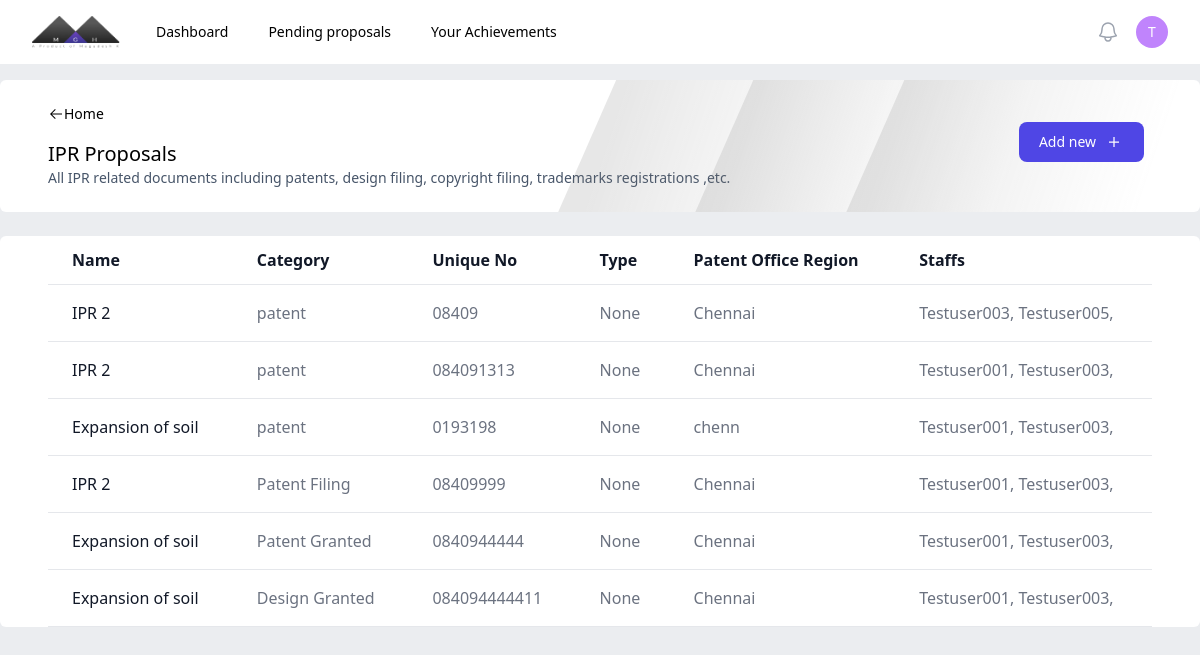
Screenshot of /ipr/ (signed in) with the database file from the repository.
### authentication/models.py (models this page shows)
class staff(AbstractUser):
    dept = models.ForeignKey(department, on_delete=models.CASCADE, null=True, blank=True)
    designation = models.CharField(max_length=20)
    phone = models.CharField(max_length=20)
    def __str__(self):
        return self.username

### central/models.py (models this page shows, shortened)
class ipr(models.Model):
    types = [
        ('Patent Filing','Patent Filing'),
        ('Patent Granted','Patent Granted'),
        ('Design Filing','Design Filing'),
        ('Design Granted','Design Granted'),
        ('Copyright Filing', 'Copyright Filing'),
        ('Copyright Registered','Copyright Registered')
]
    category = models.CharField(max_length=50, choices=types)
    title = models.CharField(max_length=100)
    uniqueno = models.CharField(max_length=50, unique=True) #Change CharField to somethingelse if required
    patentoffice = models.CharField(max_length=50)
    date = models.DateField(blank=True, null=True)
    department = models.ForeignKey(department, on_delete=models.SET_NULL, null=True)
    staffs = models.ManyToManyField(staff)
    status = models.CharField(max_length=50, null=True, blank=True,choices=[('filing', 'filing'),('granted', 'granted')])
    hodapproval = models.BooleanField(verbose_name="HoD Approval Status", default=False, null=True)
    controller = models.BooleanField(verbose_name="Controller Approval Status", default=False, null=True)
    class Meta:
        verbose_name_plural = "IPR"
        verbose_name = "IPR"

### central/views.py (the view)
# urls.py: path('ipr/', ctv.ipr),
@login_required
def ipr(request):
    obj = _ipr.objects.filter(staffs = request.user, controller=True)
    return render(request, 'central/ipr.html', {'objects':obj})

### authentication/models.py (called while the page is built)
    def __str__(self):
        return self.name

### central/templates/central/ipr.html (shortened to what this page needs)
{% extends 'central/publication.html' %}
{% block header %}
    <p class="text-xl font-medium mt-4">IPR Proposals</p>
    <p class="text-sm text-slate-600">All IPR related documents including patents, design filing, copyright filing, trademarks registrations ,etc. </p>
{% endblock %}
{% block addurl %}
     /iprapplication
{% endblock %}
{% block content %}
<table class=" text-left min-h-full text-gray-500 bg-white dark:text-gray-400 rounded-md overflow-x-auto w-full">
    <thead class="border-b text-gray-900 dark:text-gray-400">
        <tr>
            <th scope="col" class="px-6 py-3">
                Name
            </th>
            <th scope="col" class="px-6 py-3">
                Category
            </th>
            <th scope="col" class="px-6 py-3">
                Unique No
            </th>
            <th scope="col" class="px-6 py-3">
                Type
            </th>
            <th scope="col" class="px-6 py-3">
                Patent Office Region
            </th>
            <th scope="col" class="px-6 py-3">
                Staffs
            </th>
        </tr>
    </thead>
    <tbody>
        {% for object in objects %}
        <tr class="border-b">
            <td scope="row" class="hover:underline px-6 py-4 font-medium text-gray-900 whitespace-nowrap">
                <a href="">
                {{object.title}}
                </a>
            </td>
            <td scope="row" class="px-6 py-4">
                <a href="">
                {{object.category}}
                </a>
            </td>
            <td class="px-6 py-4">
                {{object.uniqueno}}
            </td>
            <td class="px-6 py-4">
                {{object.status}}
            </td>
            <td class="px-6 py-4">
                {{object.patentoffice}}
            </td>
            <td class="px-6 py-4">
                {% for staff in object.staffs.all %}
                    {{staff}},
                {% endfor %}
            </td>
        </tr>
        {% endfor %}
    </tbody>
    </table>
{% endblock %}

### central/templates/central/nav.html (shortened to what this page needs)
{% load static %}
<nav class="bg-white">
     <div class="mx-auto max-w-7xl px-2 sm:px-6 lg:px-8">
       <div class="relative flex h-16 items-center justify-between">
         <div class="flex flex-1 items-center justify-center sm:items-stretch sm:justify-start">
           <div class="flex flex-shrink-0 items-center">
             <img class="h-8 w-auto" src="{% static 'images/logo.png' %}" alt="Your Company">
           </div>
           <div class="hidden sm:ml-6 sm:block">
             <div class="flex space-x-4">
               <a href="/" class="rounded-md px-3 py-2 text-sm font-medium text-black hover:bg-gray-100" aria-current="page">Dashboard</a>
               <a href="/pendingproposals" class="rounded-md px-3 py-2 text-sm font-medium text-black hover:bg-gray-100 hover:text-black">Pending proposals</a>
               <a href="/achievements" class="rounded-md px-3 py-2 text-sm font-medium text-black hover:bg-gray-100 hover:text-black">Your Achievements</a>
             </div>
           </div>
         </div>
         <div class="absolute inset-y-0 right-0 flex items-center pr-2 sm:static sm:inset-auto sm:ml-6 sm:pr-0">
           <button type="button" class="relative rounded-full p-1 text-gray-400 hover:text-black focus:outline-none focus:ring-2 focus:ring-white focus:ring-offset-2 focus:ring-offset-gray-800">
             <span class="absolute -inset-1.5"></span>
           </button>
           <div class="relative ml-3">
             <div>
               <button type="button" class="min-w-8 min-h-8 flex items-center justify-center relative rounded-full text-sm border-none focus:outline-none" id="user-menu-button" aria-expanded="false" aria-haspopup="true">
                 <div class="">
                    <p class="text-white font-medium">{{request.user.username|make_list|first}}</p>
                 </div>
               </button>
             </div>
           </div>
         </div>
       </div>
     </div>
   </nav>

### rows the page displays
staff: user.username|make_list "T", username "Testuser003"
ipr: title "IPR 2", category "patent", uniqueno "08409", status "None", patentoffice "Chennai"
staff: username "Testuser005"
ipr: title "IPR 2", category "patent", uniqueno "084091313", status "None", patentoffice "Chennai"
staff: username "Testuser001"
ipr: title "Expansion of soil", category "patent", uniqueno "0193198", status "None", patentoffice "chenn"
ipr: title "IPR 2", category "Patent Filing", uniqueno "08409999", status "None", patentoffice "Chennai"
ipr: title "Expansion of soil", category "Patent Granted", uniqueno "0840944444", status "None", patentoffice "Chennai"
ipr: title "Expansion of soil", category "Design Granted", uniqueno "084094444411", status "None", patentoffice "Chennai"
